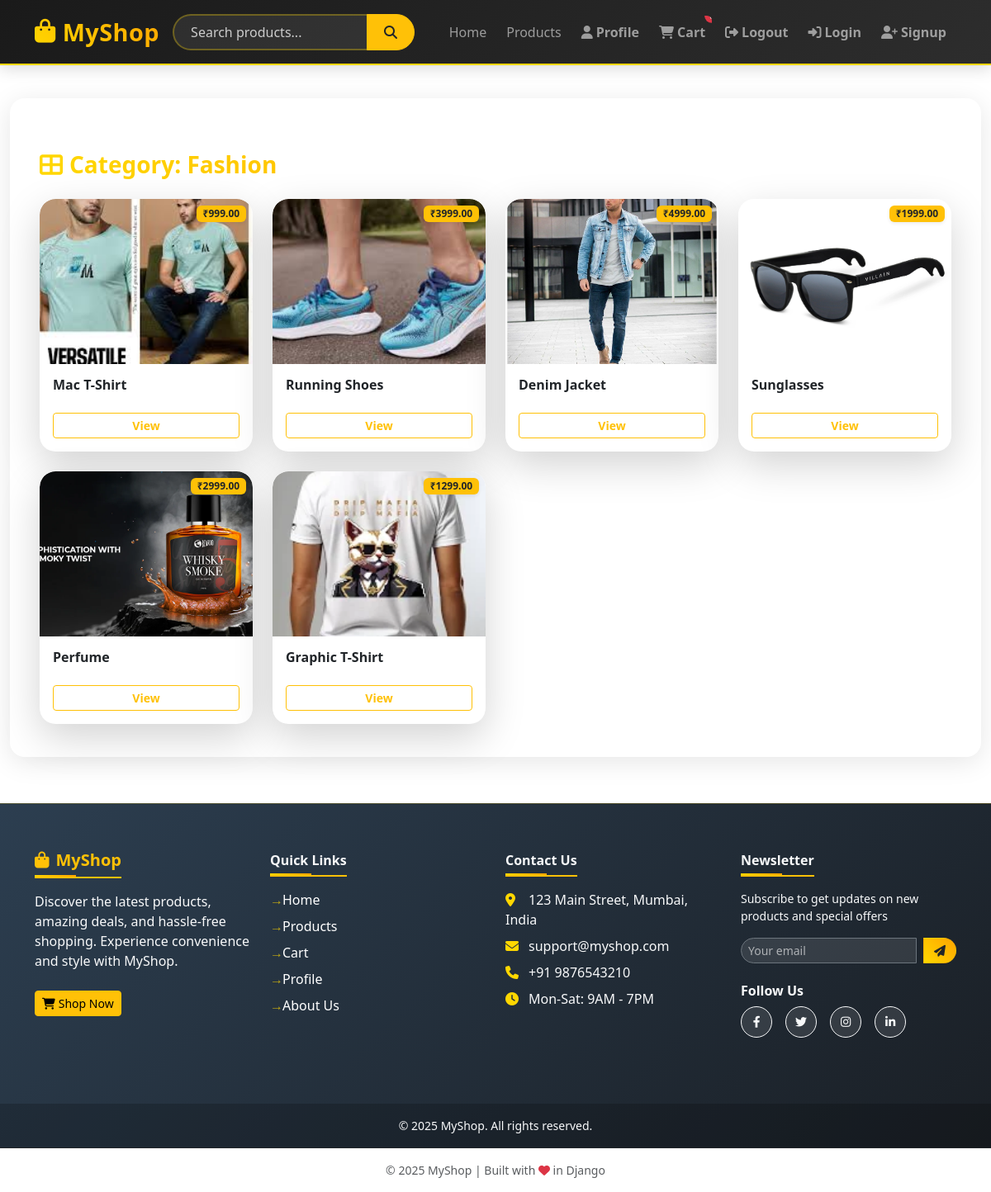
The page /category/fashion/ on the database its author committed.
### shop/models.py (models this page shows, shortened)
class Category(models.Model):
    name = models.CharField(max_length=120, unique=True)
    slug = models.SlugField(max_length=150, unique=True, blank=True)
    parent = models.ForeignKey('self', null=True, blank=True, on_delete=models.SET_NULL, related_name='subcategories')
    class Meta:
        verbose_name_plural = "Categories"

class Product(models.Model):
    sku = models.CharField(max_length=50, unique=True)
    name = models.CharField(max_length=255)
    slug = models.SlugField(max_length=255, unique=True, blank=True)
    description = models.TextField(blank=True)
    category = models.ForeignKey(Category, related_name='products', on_delete=models.SET_NULL, null=True)
    price = models.DecimalField(max_digits=10, decimal_places=2)
    discount_price = models.DecimalField(max_digits=10, decimal_places=2, null=True, blank=True)
    stock = models.PositiveIntegerField(default=0)
    is_active = models.BooleanField(default=True)
    created_at = models.DateTimeField(auto_now_add=True)

class ProductImage(models.Model):
    product = models.ForeignKey(Product, related_name='images', on_delete=models.CASCADE)
    image = models.ImageField(upload_to='products/')
    alt_text = models.CharField(max_length=255, blank=True)

### shop/views.py (the view)
# urls.py: path('category/<slug:slug>/', views.category_view, name='category'),
def category_view(request, slug):
    category = get_object_or_404(Category, slug=slug)
    products = Product.objects.filter(category=category, is_active=True)
    context = {
        'slug': category.name,
        'products': products
    }
    return render(request, 'category.html', context)

### shop/templates/category.html (shortened to what this page needs)
{% extends "base.html" %}
{% block content %}
<div class="container mt-4 animate__animated animate__fadeInUp">
        <h3 class="mb-4 fw-bold text-gradient"><i class="fas fa-th-large me-2"></i>Category: {{ slug|title }}</h3>
        {% if products %}
                <div class="row g-4">
                        {% for product in products %}
                        <div class="col-6 col-md-4 col-lg-3">
                                <div class="card h-100 border-0 shadow-lg product-card position-relative overflow-hidden animate__animated animate__zoomIn" style="transition:transform 0.2s;">
                                        <div class="position-relative">
                                                {% if product.images.first %}
                                                        <img src="{{ product.images.first.image.url }}" class="card-img-top product-img" alt="{{ product.name }}" style="height:200px; object-fit:cover; border-radius:1.2rem 1.2rem 0 0;">
                                                {% else %}
                                                        <img src="https://via.placeholder.com/200x150" class="card-img-top product-img" alt="{{ product.name }}" style="height:200px; object-fit:cover; border-radius:1.2rem 1.2rem 0 0;">
                                                {% endif %}
                                                <span class="badge bg-warning text-dark position-absolute top-0 end-0 m-2 shadow-sm">₹{{ product.price }}</span>
                                        </div>
                                        <div class="card-body d-flex flex-column justify-content-between">
                                                <h6 class="card-title fw-bold text-dark mb-2" style="min-height:2.2em;">{{ product.name }}</h6>
                                                <a href="{% url 'product_detail' product.slug %}" class="btn btn-outline-warning btn-sm mt-auto fw-bold">View</a>
                                        </div>
                                </div>
                        </div>
                        {% endfor %}
                </div>
        {% else %}
                <p>No products found in this category.</p>
        {% endif %}
</div>
{% endblock %}

### static/css/style.css (style rules this page uses)
body { font-family: 'Segoe UI', Tahoma, Geneva, Verdana, sans-serif; }

### shop/templates/category.html (style rules this page uses)
.text-gradient { background: linear-gradient(90deg, #FFD700, #FFA500 80%); -webkit-background-clip: text; -webkit-text-fill-color: transparent; background-clip: text; }
.product-card { border-radius: 1.2rem; box-shadow: 0 6px 32px rgba(0,0,0,0.10); transition: transform 0.18s, box-shadow 0.18s; }
.product-img { transition: filter 0.3s; }

### rows shown on the page
Category: name "Fashion"
Product: images.first.image (picture), price "999.00", name "Mac T-Shirt"
Product: images.first.image (picture), price "3999.00", name "Running Shoes"
Product: images.first.image (picture), price "4999.00", name "Denim Jacket"
Product: images.first.image (picture), price "1999.00", name "Sunglasses"
Product: images.first.image (picture), price "2999.00", name "Perfume"
Product: images.first.image (picture), price "1299.00", name "Graphic T-Shirt"
